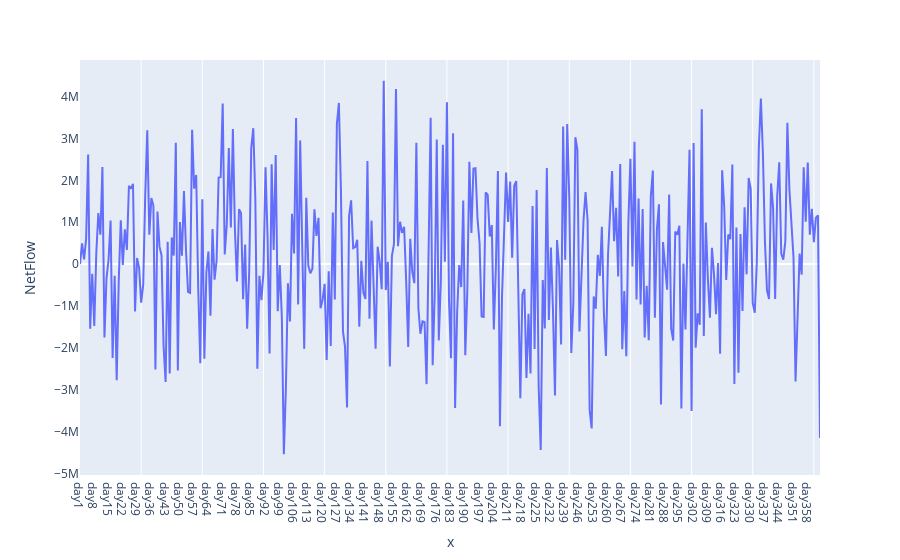
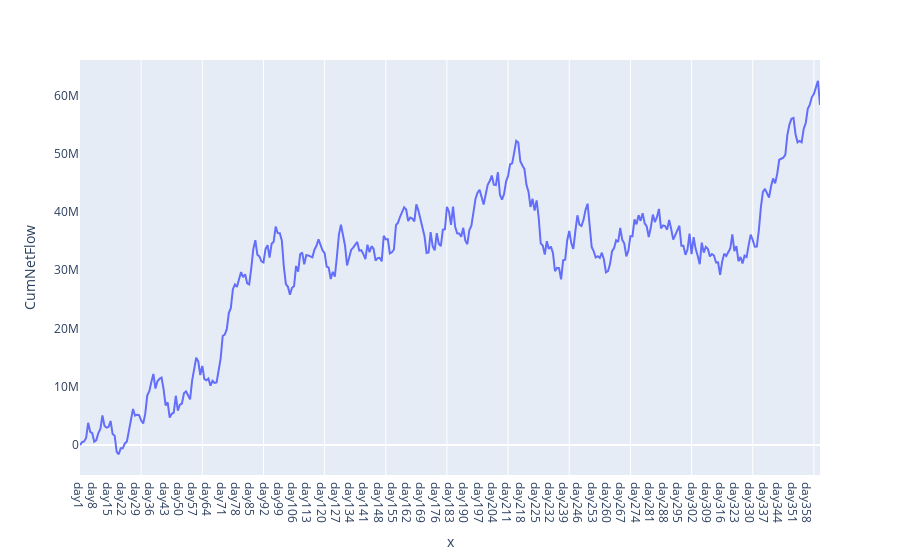
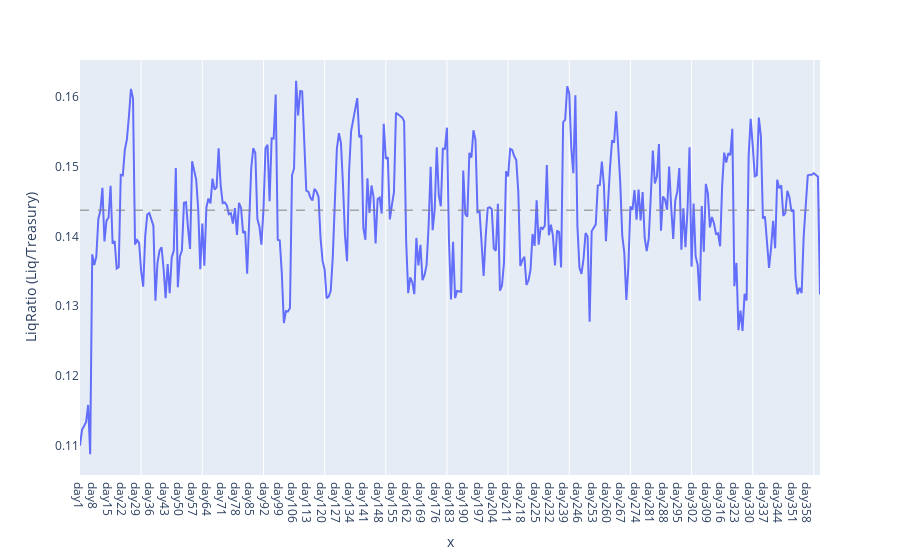
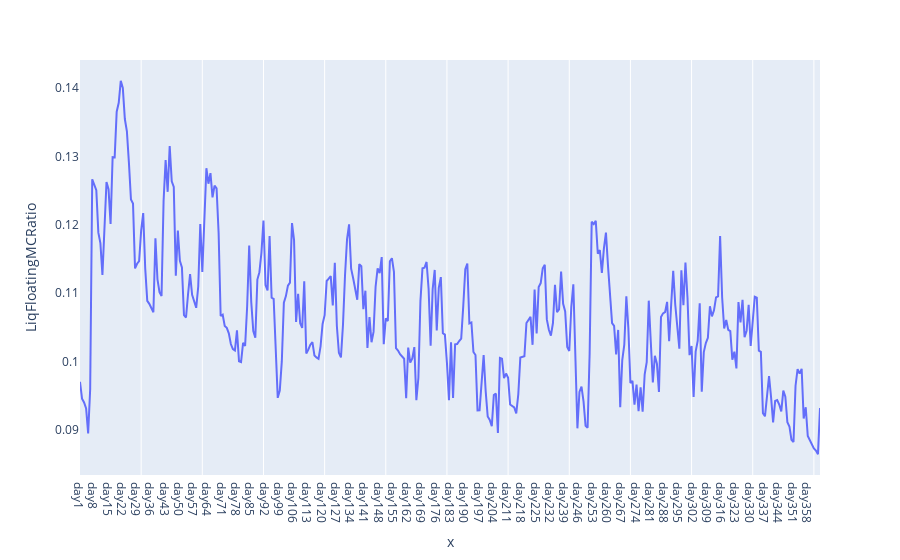

Write notebook code for charts like these, in order.
### Code cell
# Plot batch1

for col in df1.columns:
    if col in ('NetFlow', 'CumNetFlow', 'LiqRatio (Liq/Treasury)', 'LiqFloatingMCRatio', 'FloatingMCTreasuryPremium'):
        comp = df1.plot(x=list(df1.index), y=df1[col])
        comp.layout.update(xaxis=dict(showgrid=False), yaxis=dict(showgrid=False))
        for i in range (params.short_cycle, plot_horizon, params.short_cycle):
            comp.add_vline(x=i, line_width=1, line_color="white", layer='below')
        if col == 'LiqRatio (Liq/Treasury)':
            comp.add_hline(y=params.max_liq_ratio, line_width=1, line_dash="dash", line_color="grey")
        if col == 'FloatingMCTreasuryPremium':
            comp.add_hline(y=params.min_premium_target, line_width=1, line_dash="dash", line_color="grey")
        comp.show()

### Figure 1 — Plotly figure (JSON) as saved in the notebook; plotly's stock layout.template omitted (floating-point values rounded to 4 significant figures; data arrays with more than 128 entries replaced by an {"elided": "..."} marker saying what was removed)
{"data": [{"hovertemplate": "x=%{x}<br>NetFlow=%{y}<extra></extra>", "legendgroup": "", "line": {"color": "#636efa", "dash": "solid"}, "marker": {"symbol": "circle"}, "mode": "lines", "name": "", "orientation": "v", "showlegend": false, "type": "scatter", "x": {"elided": "364 str values"}, "xaxis": "x", "y": {"elided": "364 float values"}, "yaxis": "y"}], "layout": {"legend": {"tracegroupgap": 0}, "margin": {"t": 60}, "shapes": [{"layer": "below", "line": {"color": "white", "width": 1}, "type": "line", "x0": 30, "x1": 30, "xref": "x", "y0": 0, "y1": 1, "yref": "y domain"}, {"layer": "below", "line": {"color": "white", "width": 1}, "type": "line", "x0": 60, "x1": 60, "xref": "x", "y0": 0, "y1": 1, "yref": "y domain"}, {"layer": "below", "line": {"color": "white", "width": 1}, "type": "line", "x0": 90, "x1": 90, "xref": "x", "y0": 0, "y1": 1, "yref": "y domain"}, {"layer": "below", "line": {"color": "white", "width": 1}, "type": "line", "x0": 120, "x1": 120, "xref": "x", "y0": 0, "y1": 1, "yref": "y domain"}, {"layer": "below", "line": {"color": "white", "width": 1}, "type": "line", "x0": 150, "x1": 150, "xref": "x", "y0": 0, "y1": 1, "yref": "y domain"}, {"layer": "below", "line": {"color": "white", "width": 1}, "type": "line", "x0": 180, "x1": 180, "xref": "x", "y0": 0, "y1": 1, "yref": "y domain"}, {"layer": "below", "line": {"color": "white", "width": 1}, "type": "line", "x0": 210, "x1": 210, "xref": "x", "y0": 0, "y1": 1, "yref": "y domain"}, {"layer": "below", "line": {"color": "white", "width": 1}, "type": "line", "x0": 240, "x1": 240, "xref": "x", "y0": 0, "y1": 1, "yref": "y domain"}, {"layer": "below", "line": {"color": "white", "width": 1}, "type": "line", "x0": 270, "x1": 270, "xref": "x", "y0": 0, "y1": 1, "yref": "y domain"}, {"layer": "below", "line": {"color": "white", "width": 1}, "type": "line", "x0": 300, "x1": 300, "xref": "x", "y0": 0, "y1": 1, "yref": "y domain"}, {"layer": "below", "line": {"color": "white", "width": 1}, "type": "line", "x0": 330, "x1": 330, "xref": "x", "y0": 0, "y1": 1, "yref": "y domain"}, {"layer": "below", "line": {"color": "white", "width": 1}, "type": "line", "x0": 360, "x1": 360, "xref": "x", "y0": 0, "y1": 1, "yref": "y domain"}], "xaxis": {"anchor": "y", "domain": [0, 1], "showgrid": false, "title": {"text": "x"}}, "yaxis": {"anchor": "x", "domain": [0, 1], "showgrid": false, "title": {"text": "NetFlow"}}}}

### Figure 2 — Plotly figure (JSON) as saved in the notebook; plotly's stock layout.template omitted (floating-point values rounded to 4 significant figures; data arrays with more than 128 entries replaced by an {"elided": "..."} marker saying what was removed)
{"data": [{"hovertemplate": "x=%{x}<br>CumNetFlow=%{y}<extra></extra>", "legendgroup": "", "line": {"color": "#636efa", "dash": "solid"}, "marker": {"symbol": "circle"}, "mode": "lines", "name": "", "orientation": "v", "showlegend": false, "type": "scatter", "x": {"elided": "364 str values"}, "xaxis": "x", "y": {"elided": "364 float values"}, "yaxis": "y"}], "layout": {"legend": {"tracegroupgap": 0}, "margin": {"t": 60}, "shapes": [{"layer": "below", "line": {"color": "white", "width": 1}, "type": "line", "x0": 30, "x1": 30, "xref": "x", "y0": 0, "y1": 1, "yref": "y domain"}, {"layer": "below", "line": {"color": "white", "width": 1}, "type": "line", "x0": 60, "x1": 60, "xref": "x", "y0": 0, "y1": 1, "yref": "y domain"}, {"layer": "below", "line": {"color": "white", "width": 1}, "type": "line", "x0": 90, "x1": 90, "xref": "x", "y0": 0, "y1": 1, "yref": "y domain"}, {"layer": "below", "line": {"color": "white", "width": 1}, "type": "line", "x0": 120, "x1": 120, "xref": "x", "y0": 0, "y1": 1, "yref": "y domain"}, {"layer": "below", "line": {"color": "white", "width": 1}, "type": "line", "x0": 150, "x1": 150, "xref": "x", "y0": 0, "y1": 1, "yref": "y domain"}, {"layer": "below", "line": {"color": "white", "width": 1}, "type": "line", "x0": 180, "x1": 180, "xref": "x", "y0": 0, "y1": 1, "yref": "y domain"}, {"layer": "below", "line": {"color": "white", "width": 1}, "type": "line", "x0": 210, "x1": 210, "xref": "x", "y0": 0, "y1": 1, "yref": "y domain"}, {"layer": "below", "line": {"color": "white", "width": 1}, "type": "line", "x0": 240, "x1": 240, "xref": "x", "y0": 0, "y1": 1, "yref": "y domain"}, {"layer": "below", "line": {"color": "white", "width": 1}, "type": "line", "x0": 270, "x1": 270, "xref": "x", "y0": 0, "y1": 1, "yref": "y domain"}, {"layer": "below", "line": {"color": "white", "width": 1}, "type": "line", "x0": 300, "x1": 300, "xref": "x", "y0": 0, "y1": 1, "yref": "y domain"}, {"layer": "below", "line": {"color": "white", "width": 1}, "type": "line", "x0": 330, "x1": 330, "xref": "x", "y0": 0, "y1": 1, "yref": "y domain"}, {"layer": "below", "line": {"color": "white", "width": 1}, "type": "line", "x0": 360, "x1": 360, "xref": "x", "y0": 0, "y1": 1, "yref": "y domain"}], "xaxis": {"anchor": "y", "domain": [0, 1], "showgrid": false, "title": {"text": "x"}}, "yaxis": {"anchor": "x", "domain": [0, 1], "showgrid": false, "title": {"text": "CumNetFlow"}}}}

### Figure 3 — Plotly figure (JSON) as saved in the notebook; plotly's stock layout.template omitted (floating-point values rounded to 4 significant figures; data arrays with more than 128 entries replaced by an {"elided": "..."} marker saying what was removed)
{"data": [{"hovertemplate": "x=%{x}<br>LiqRatio (Liq/Treasury)=%{y}<extra></extra>", "legendgroup": "", "line": {"color": "#636efa", "dash": "solid"}, "marker": {"symbol": "circle"}, "mode": "lines", "name": "", "orientation": "v", "showlegend": false, "type": "scatter", "x": {"elided": "364 str values"}, "xaxis": "x", "y": {"elided": "364 float values"}, "yaxis": "y"}], "layout": {"legend": {"tracegroupgap": 0}, "margin": {"t": 60}, "shapes": [{"layer": "below", "line": {"color": "white", "width": 1}, "type": "line", "x0": 30, "x1": 30, "xref": "x", "y0": 0, "y1": 1, "yref": "y domain"}, {"layer": "below", "line": {"color": "white", "width": 1}, "type": "line", "x0": 60, "x1": 60, "xref": "x", "y0": 0, "y1": 1, "yref": "y domain"}, {"layer": "below", "line": {"color": "white", "width": 1}, "type": "line", "x0": 90, "x1": 90, "xref": "x", "y0": 0, "y1": 1, "yref": "y domain"}, {"layer": "below", "line": {"color": "white", "width": 1}, "type": "line", "x0": 120, "x1": 120, "xref": "x", "y0": 0, "y1": 1, "yref": "y domain"}, {"layer": "below", "line": {"color": "white", "width": 1}, "type": "line", "x0": 150, "x1": 150, "xref": "x", "y0": 0, "y1": 1, "yref": "y domain"}, {"layer": "below", "line": {"color": "white", "width": 1}, "type": "line", "x0": 180, "x1": 180, "xref": "x", "y0": 0, "y1": 1, "yref": "y domain"}, {"layer": "below", "line": {"color": "white", "width": 1}, "type": "line", "x0": 210, "x1": 210, "xref": "x", "y0": 0, "y1": 1, "yref": "y domain"}, {"layer": "below", "line": {"color": "white", "width": 1}, "type": "line", "x0": 240, "x1": 240, "xref": "x", "y0": 0, "y1": 1, "yref": "y domain"}, {"layer": "below", "line": {"color": "white", "width": 1}, "type": "line", "x0": 270, "x1": 270, "xref": "x", "y0": 0, "y1": 1, "yref": "y domain"}, {"layer": "below", "line": {"color": "white", "width": 1}, "type": "line", "x0": 300, "x1": 300, "xref": "x", "y0": 0, "y1": 1, "yref": "y domain"}, {"layer": "below", "line": {"color": "white", "width": 1}, "type": "line", "x0": 330, "x1": 330, "xref": "x", "y0": 0, "y1": 1, "yref": "y domain"}, {"layer": "below", "line": {"color": "white", "width": 1}, "type": "line", "x0": 360, "x1": 360, "xref": "x", "y0": 0, "y1": 1, "yref": "y domain"}, {"line": {"color": "grey", "dash": "dash", "width": 1}, "type": "line", "x0": 0, "x1": 1, "xref": "x domain", "y0": 0.1437, "y1": 0.1437, "yref": "y"}], "xaxis": {"anchor": "y", "domain": [0, 1], "showgrid": false, "title": {"text": "x"}}, "yaxis": {"anchor": "x", "domain": [0, 1], "showgrid": false, "title": {"text": "LiqRatio (Liq/Treasury)"}}}}

### Figure 4 — Plotly figure (JSON) as saved in the notebook; plotly's stock layout.template omitted (floating-point values rounded to 4 significant figures; data arrays with more than 128 entries replaced by an {"elided": "..."} marker saying what was removed)
{"data": [{"hovertemplate": "x=%{x}<br>LiqFloatingMCRatio=%{y}<extra></extra>", "legendgroup": "", "line": {"color": "#636efa", "dash": "solid"}, "marker": {"symbol": "circle"}, "mode": "lines", "name": "", "orientation": "v", "showlegend": false, "type": "scatter", "x": {"elided": "364 str values"}, "xaxis": "x", "y": {"elided": "364 float values"}, "yaxis": "y"}], "layout": {"legend": {"tracegroupgap": 0}, "margin": {"t": 60}, "shapes": [{"layer": "below", "line": {"color": "white", "width": 1}, "type": "line", "x0": 30, "x1": 30, "xref": "x", "y0": 0, "y1": 1, "yref": "y domain"}, {"layer": "below", "line": {"color": "white", "width": 1}, "type": "line", "x0": 60, "x1": 60, "xref": "x", "y0": 0, "y1": 1, "yref": "y domain"}, {"layer": "below", "line": {"color": "white", "width": 1}, "type": "line", "x0": 90, "x1": 90, "xref": "x", "y0": 0, "y1": 1, "yref": "y domain"}, {"layer": "below", "line": {"color": "white", "width": 1}, "type": "line", "x0": 120, "x1": 120, "xref": "x", "y0": 0, "y1": 1, "yref": "y domain"}, {"layer": "below", "line": {"color": "white", "width": 1}, "type": "line", "x0": 150, "x1": 150, "xref": "x", "y0": 0, "y1": 1, "yref": "y domain"}, {"layer": "below", "line": {"color": "white", "width": 1}, "type": "line", "x0": 180, "x1": 180, "xref": "x", "y0": 0, "y1": 1, "yref": "y domain"}, {"layer": "below", "line": {"color": "white", "width": 1}, "type": "line", "x0": 210, "x1": 210, "xref": "x", "y0": 0, "y1": 1, "yref": "y domain"}, {"layer": "below", "line": {"color": "white", "width": 1}, "type": "line", "x0": 240, "x1": 240, "xref": "x", "y0": 0, "y1": 1, "yref": "y domain"}, {"layer": "below", "line": {"color": "white", "width": 1}, "type": "line", "x0": 270, "x1": 270, "xref": "x", "y0": 0, "y1": 1, "yref": "y domain"}, {"layer": "below", "line": {"color": "white", "width": 1}, "type": "line", "x0": 300, "x1": 300, "xref": "x", "y0": 0, "y1": 1, "yref": "y domain"}, {"layer": "below", "line": {"color": "white", "width": 1}, "type": "line", "x0": 330, "x1": 330, "xref": "x", "y0": 0, "y1": 1, "yref": "y domain"}, {"layer": "below", "line": {"color": "white", "width": 1}, "type": "line", "x0": 360, "x1": 360, "xref": "x", "y0": 0, "y1": 1, "yref": "y domain"}], "xaxis": {"anchor": "y", "domain": [0, 1], "showgrid": false, "title": {"text": "x"}}, "yaxis": {"anchor": "x", "domain": [0, 1], "showgrid": false, "title": {"text": "LiqFloatingMCRatio"}}}}
